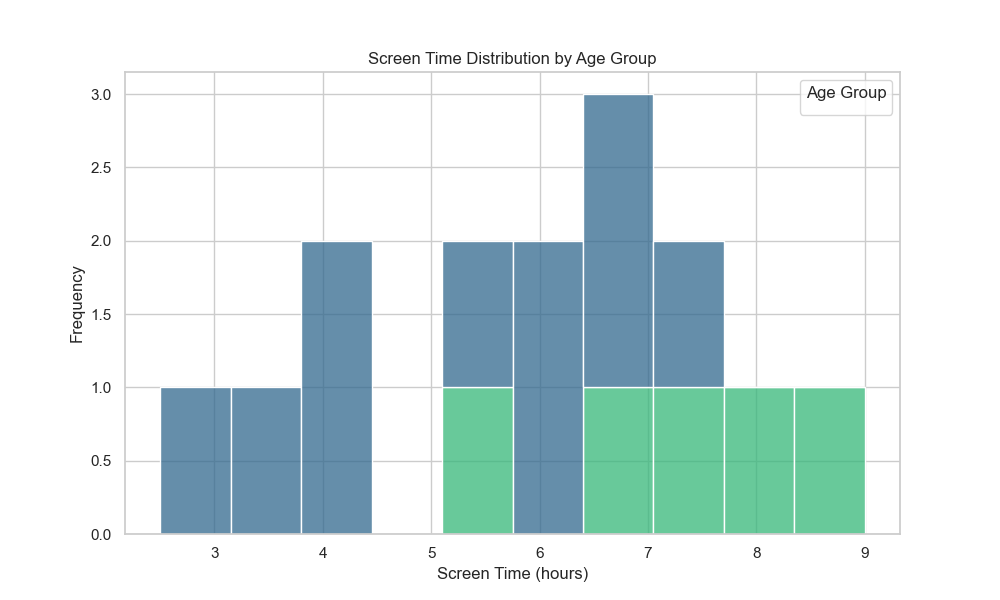

The script that drew this image:

import pandas as pd
import seaborn as sns
import matplotlib.pyplot as plt

# Your given data table
data = [
    {'Age Group': '<18', 'Screen Time (hours)': 3.5},
    {'Age Group': '<18', 'Screen Time (hours)': 7.0},
    {'Age Group': '<18', 'Screen Time (hours)': 4.0},
    {'Age Group': '<18', 'Screen Time (hours)': 5.5},
    {'Age Group': '<18', 'Screen Time (hours)': 2.5},
    {'Age Group': '<18', 'Screen Time (hours)': 6.0},
    {'Age Group': '<18', 'Screen Time (hours)': 6.5},
    {'Age Group': '<18', 'Screen Time (hours)': 4.2},
    {'Age Group': '<18', 'Screen Time (hours)': 5.8},
    {'Age Group': '<18', 'Screen Time (hours)': 7.5},
    {'Age Group': '18-24', 'Screen Time (hours)': 8.0},
    {'Age Group': '18-24', 'Screen Time (hours)': 6.5},
    {'Age Group': '18-24', 'Screen Time (hours)': 7.2},
    {'Age Group': '18-24', 'Screen Time (hours)': 9.0},
    {'Age Group': '18-24', 'Screen Time (hours)': 5.5}
]

# Convert the data into a pandas DataFrame
df = pd.DataFrame(data)

# Adjust the aesthetics of the plot for better visibility
sns.set(style="whitegrid")

# Create a histogram with Seaborn
plt.figure(figsize=(10, 6))
sns.histplot(data=df, x='Screen Time (hours)', hue='Age Group', multiple="stack", bins=10, kde=False, palette='viridis')

# Additional customizations
plt.title('Screen Time Distribution by Age Group')
plt.xlabel('Screen Time (hours)')
plt.ylabel('Frequency')
plt.legend(title='Age Group')

# Show the plot
plt.show()
